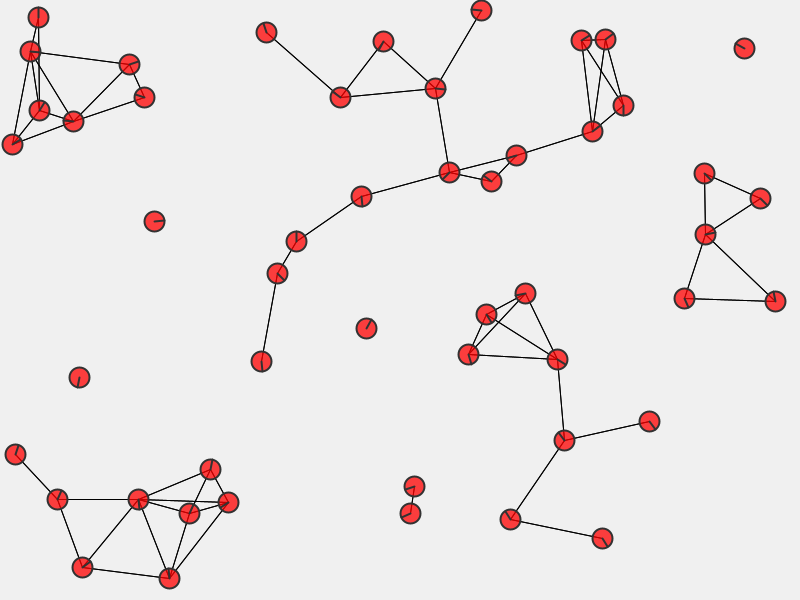
Frame 1 (no input)
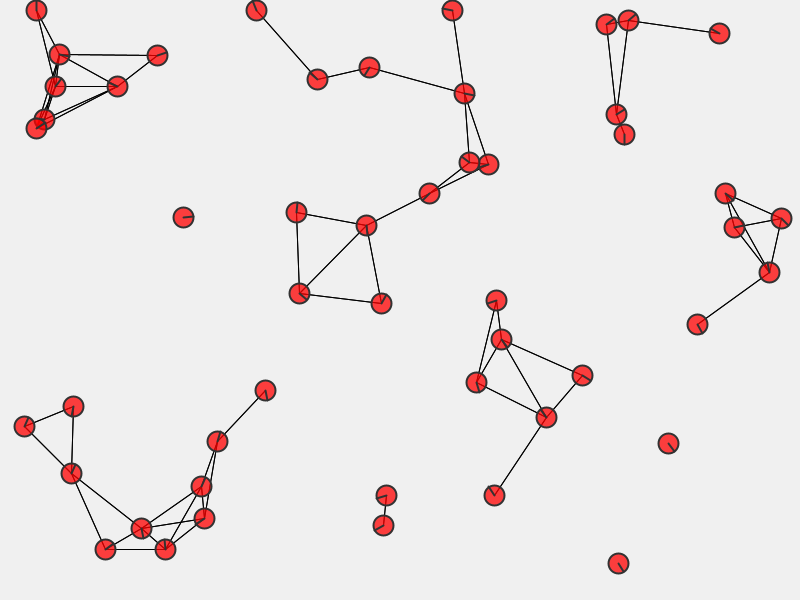
Frame 60 (the mouse pressed at the canvas centre just before this capture)
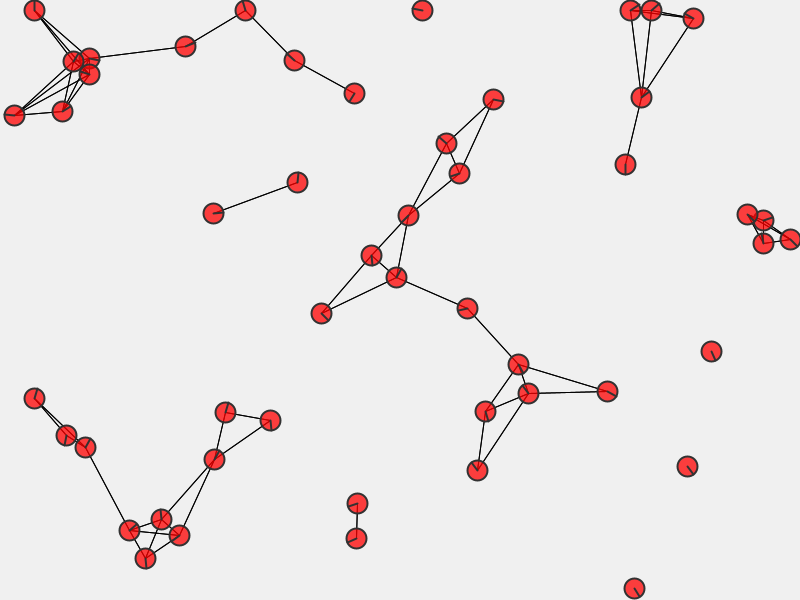
Frame 120 (the mouse held since frame 60 and released just before this capture)

The Processing sketch that drew these frames (run headless with seeded random() and noise(); from frame 60 on, the mouse is pressed at the canvas centre):

// Processing sketch: multi_robot
// ── multi_robot.pde

public final int KILO_NUM = 50;

CSimuWorld world = new CSimuWorld();

class CSimuWorld {
   ArrayList<CKilobot> kilobots;
   
   void init() {
     kilobots = new ArrayList<CKilobot>();
     
     for (int i = 0; i < KILO_NUM; i++) {
      int x = int(random(width));
      int y = int(random(height));
      kilobots.add(new CKilobot(i, 0, new PVector(x, y), random(-PI, PI)));
     } 
     
     //kilobots.add(new CKilobot(KILO_NUM -1, 1, new PVector(width/2, height/2), random(-PI, PI)));
   }
   
  void edge_detection() {
    for (int i = 0; i < KILO_NUM; i++) {
      CKilobot kilobot = kilobots.get(i);
      
      if (kilobot.get_pos().x > width - kilobot.get_radius()) {
        kilobot.set_pos(width - kilobot.get_radius(), kilobot.get_pos().y);
        kilobot.on_edge();
      }
      
      if (kilobot.get_pos().y > height - kilobot.get_radius()) {
        kilobot.set_pos(kilobot.get_pos().x, height - kilobot.get_radius());
        kilobot.on_edge();
      }  
      
      if (kilobot.get_pos().x < 0 + kilobot.get_radius()) {
        kilobot.set_pos(kilobot.get_radius(), kilobot.get_pos().y);
        kilobot.on_edge();
      }
      
      if (kilobot.get_pos().y < 0 + kilobot.get_radius()) {
        kilobot.set_pos(kilobot.get_pos().x, kilobot.get_radius());
        kilobot.on_edge();
      }
    }
  }

  void collision_detection() {
    /*
    for (int i = 0; i < KILO_NUM; i++) {
      for (int j = i+1; j < KILO_NUM; j++) {
        if (kilobot.get_pos().dist(kilobots[j].get_pos()) < 
            kilobot.get_radius() + kilobots[j].get_radius()) {
              kilobot.on_collision(kilobots[j]);
            }
      
      }
    }
    */
  }
  
  void update_radar() {
    ;
  }
  
  void run() {
    // run kilobot
    for (int i = 0; i < KILO_NUM; i++) {
      CKilobot kilobot = kilobots.get(i);
      kilobot.run();
    }
    
    // edge dection
    edge_detection();
    
    // collision dection
    collision_detection();
    
    // communication
    for (int i = 0; i < KILO_NUM; i++) {
      CKilobot kilobotA = kilobots.get(i);
      for (int j = 0; j < KILO_NUM; j++) {
        CKilobot kilobotB = kilobots.get(j);
        
        if ((i != j) && kilobotA.get_enable_tx() && (is_neighbour(kilobotA, kilobotB)) ) {
          kilobotB.on_receiveMsg(kilobotA.get_tx_msg());
          PVector v1, v2;
          v1 = kilobotA.get_pos();
          v2 = kilobotB.get_pos();
          line(v1.x, v1.y, v2.x, v2.y);        
        }
      }
    }     
    
    // draw kilobot
    for (int i = 0; i < KILO_NUM; i++) {
      CKilobot kilobot = kilobots.get(i);
      kilobot.on_draw();
    } 
  }
  
  boolean is_neighbour(CKilobot bot_a, CKilobot bot_b) {
    PVector v1, v2;
    v1 = bot_a.get_pos();
    v2 = bot_b.get_pos();

    if ( PVector.sub(v1,v2).mag() < 100) {
      return true;
    }
    else {
      return false;
    }
  }
}


void setup() {
  size(800, 600);
  world.init();
}


void draw() {
  background(240);
  world.run();
}

// ── CKilobot.pde
class CKilobot{
  int        ID;
  PVector    pos;
  PVector    pos_last;
  float      heading;
  int        radius;
  float      linear_speed;
  float      angular_speed;
  color      LED;
  int        LED_brightness;
  
  byte[]     msg_rx;
  byte[]     msg_tx;  
  boolean    enable_tx;
  
  // user defined data
  int        neighbour_num;
  
  CKilobot(int _ID, int _type, PVector _pos, float _heading) {
    ID = _ID;
    pos = _pos;
    pos_last = _pos;
    heading = _heading;
    
    if (_type == 0) {
      radius = 10;
      linear_speed = 0.5;
      enable_tx();
    }
    else {
      radius = 20;
      linear_speed = 0.5;
      enable_tx();
    }
    
    LED = color(255, 0, 0);
    LED_brightness = 20;//int(random(100));
    // init communication
    msg_rx = new byte[6];
    msg_tx = new byte[6];
    msg_tx[0] = byte(ID);
  }
  
  boolean get_enable_tx() {return enable_tx;}
  void enable_tx() {enable_tx = true;}
  void disable_tx() {enable_tx = false;}
  byte[] get_tx_msg() {return msg_tx;}  
  
  void set_pos(float pos_x, float pos_y) {
    pos.x = pos_x;
    pos.y = pos_y; 
  }
  
  void set_color(color new_color) {
    LED = new_color;
  }
  
  PVector get_pos() {
    return pos;
  }
  
  int get_radius() {
    return radius;
  }
  
  void run() {
    controller();
    
    pos_last.x = pos.x;
    pos_last.y = pos.y;
    
    heading += random(-0.002, 0.002);
    if (heading > PI) {
      heading = PI;
    }
    else if (heading < -PI) {
      heading = -PI;
    }
    pos.x = pos.x + linear_speed * cos(heading);
    pos.y = pos.y + linear_speed * sin(heading);
    
  }
  
  void on_draw() {
    pushStyle();
    pushMatrix();
    
    translate(pos.x, pos.y);
    
    // draw radar
    //noStroke();
    //fill(color(255,0,0), 50);
    //ellipse(0, 0, 200, 200);
    
    // draw body
    stroke(50);
    strokeWeight(2);
    fill(LED, 200 * sin(TWO_PI * LED_brightness / 100.0) );
    //LED_brightness = (LED_brightness + 1) % 100;
    ellipse(0, 0, radius*2, radius*2);
    line(0, 0, radius * cos(heading), radius * sin(heading));
    
    popMatrix();
    popStyle();
  }  
  
  void on_collision(CKilobot kilobot_opp) {
    float heading_copy = heading;
    
    set_color(color(0, 0, 255));
    pos.x = pos_last.x;
    pos.y = pos_last.y;
    //heading = heading + 0.001 * kilobot_opp.heading;
    heading = kilobot_opp.heading;
    
    kilobot_opp.set_color(color(0, 0, 255));
    kilobot_opp.pos.x = kilobot_opp.pos_last.x;
    kilobot_opp.pos.y = kilobot_opp.pos_last.y;
    //kilobot_opp.heading = kilobot_opp.heading + 0.001 * heading_copy;
    kilobot_opp.heading = heading_copy;
  }
  
  void on_edge() {
    ;
  }
  
  void on_receiveMsg(byte[] msg) {
    ;
  }
  
  void controller() {
    LED = color(255, 0, 0);
  }
  
}
